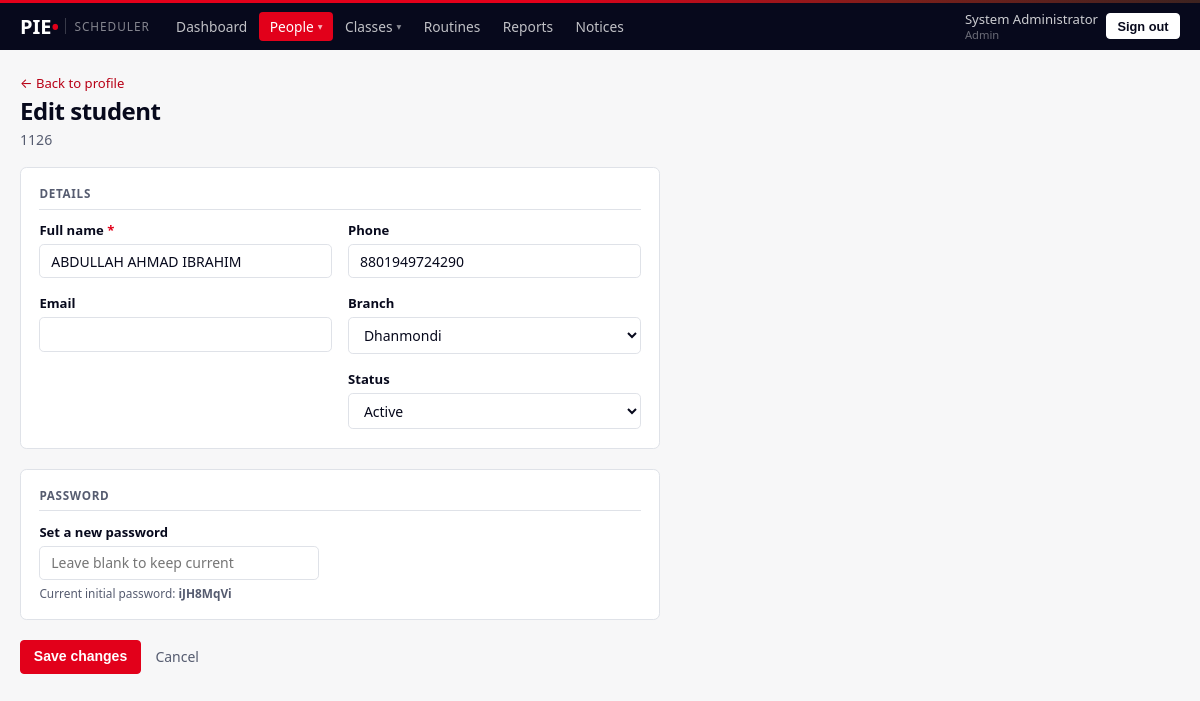
Page /admin/students/135/edit (signed in) on the committed database.
### models.py (models this page shows, shortened)
class User(UserMixin, db.Model):
    __tablename__ = "user"
    id           = db.Column(db.Integer, primary_key=True)
    username     = db.Column(db.String(64), unique=True, nullable=False, index=True)
    password_hash= db.Column(db.String(255), nullable=False)
    full_name    = db.Column(db.String(120), nullable=False)
    role         = db.Column(db.String(16), nullable=False, index=True)
    status       = db.Column(db.String(16), default="ACTIVE", nullable=False, index=True)
    phone        = db.Column(db.String(32))
    email        = db.Column(db.String(120))
    branch       = db.Column(db.String(32), index=True)
    subjects     = db.Column(db.String(255))          # teachers only
    max_daily_hours = db.Column(db.Float, default=8.0)# teachers only
    days_off     = db.Column(db.String(32))           # teachers: "0,3" = Mon,Thu
    work_hours   = db.Column(db.String(255))          # "0=10:00-20:00;1=14:00-20:00"
    initial_password = db.Column(db.String(64))
    created_at   = db.Column(db.DateTime, default=datetime.utcnow)
    @property
    def is_active(self):
        return self.status == "ACTIVE"
    @property
    def is_admin(self):
        return self.role == "ADMIN"
    @property
    def is_student(self):
        return self.role == "STUDENT"

### views_admin.py (the view, shortened to what this page needs)
@bp.route("/admin/students/<int:sid>/edit", methods=["GET","POST"])
@login_required
@admin_only
def edit_student(sid):
    student = db.session.get(User, sid)
    if not student or not student.is_student:
        abort(404)
    return render_template("admin/edit_student.html", student=student, **_lists())

### helpers.py (called while the page is built, shortened)
def role_required(*roles):
    def decorator(f):
        @wraps(f)
        def inner(*args, **kwargs):
            if not current_user.is_authenticated:
                return redirect(url_for("login"))
            if current_user.role not in roles:
                abort(403)
            return f(*args, **kwargs)
        return inner
    return decorator

def read_only_guard():
    if not current_user.is_authenticated:
        return None
    if current_user.role != "STUDENT_VIEWER":
        return None

### views_admin.py (called while the page is built)
def _lists():
    return {
        "courses":      Course.query.filter_by(is_archived=False).order_by(Course.course_code).all(),
        "terms":        Term.query.order_by(Term.start_date.desc()).all(),
        "teachers_all": User.query.filter_by(role="TEACHER", status="ACTIVE")
                            .order_by(User.full_name).all(),
    }

### templates/admin/edit_student.html (shortened to what this page needs)
{% extends "base.html" %}
{% block content %}
<div class="page-head">
  <div>
    <p class="ph-back"><a href="{{ url_for('admin.student_profile', sid=student.id) }}">&larr; Back to profile</a></p>
    <h1 class="page-title">Edit student</h1>
    <p class="page-sub"><span class="mono">{{ student.username }}</span></p>
  </div>
</div>
<div style="max-width:640px">
<form method="post" class="warn-unsaved">
  <div class="panel" style="margin-bottom:1.25rem">
    <h3 class="form-section-title">Details</h3>
    <div class="form-row cols-2" style="margin-bottom:1rem">
      <div>
        <label class="form-label">Full name <span class="req">*</span></label>
        <input class="form-control" name="full_name" value="{{ student.full_name }}" required>
      </div>
      <div>
        <label class="form-label">Phone</label>
        <input class="form-control" name="phone" value="{{ student.phone or '' }}">
      </div>
    </div>
    <div class="form-row cols-2" style="margin-bottom:1rem">
      <div>
        <label class="form-label">Email</label>
        <input type="email" class="form-control" name="email" value="{{ student.email or '' }}">
      </div>
      <div>
        <label class="form-label">Branch</label>
        <select class="form-select" name="branch">
          {% for b in BRANCHES %}
            <option {{ 'selected' if student.branch == b }}>{{ b }}</option>
          {% endfor %}
        </select>
      </div>
    </div>
    <div class="form-row cols-2">
      <div>
      </div>
      <div>
        <label class="form-label">Status</label>
        <select class="form-select" name="status">
          <option value="ACTIVE"   {{ 'selected' if student.status == 'ACTIVE' }}>Active</option>
        </select>
      </div>
    </div>
  </div>
  <div class="panel" style="margin-bottom:1.25rem">
    <h3 class="form-section-title">Password</h3>
    <div style="max-width:280px">
      <label class="form-label">Set a new password</label>
      <input class="form-control" name="new_password" type="text"
             placeholder="Leave blank to keep current" autocomplete="off">
      <div class="form-hint">
        {% if student.initial_password %}
          Current initial password: <strong class="mono">{{ student.initial_password }}</strong>
        {% else %}
          The student has changed their own password.
        {% endif %}
      </div>
    </div>
  </div>
  <div style="display:flex;gap:.5rem">
    <button class="btn btn-primary">Save changes</button>
    <a class="btn btn-link" href="{{ url_for('admin.student_profile', sid=student.id) }}">Cancel</a>
  </div>
</form>
</div>
{% endblock %}

### templates/base.html (shortened to what this page needs)
<!DOCTYPE html>
<html lang="en">
<head>
<link rel="stylesheet" href="{{ url_for('static', filename='css/style.css') }}">
</head>
<body>
{% if current_user.is_authenticated %}
<header class="app-bar">
  <div class="bar-inner">
    <a class="wordmark" href="{{ url_for('dashboard') }}">
      PIE<span class="wm-pie"> &bull;</span>
      <span class="wm-app">Scheduler</span>
    </a>
    <nav class="main-nav">
      {% if current_user.is_admin %}
        <a class="nav-link {{ 'active' if request.endpoint == 'admin.overview' }}"
           href="{{ url_for('admin.overview') }}">Dashboard</a>
        <div class="nav-drop">
          <button type="button" class="nav-link nav-drop-btn
            {{ 'active' if request.endpoint and ('student' in request.endpoint
               or 'teacher' in request.endpoint or 'batch' in request.endpoint) }}">
            People <span class="caret">&#9662;</span>
          </button>
        </div>
        <div class="nav-drop">
          <button type="button" class="nav-link nav-drop-btn
            {{ 'active' if request.endpoint and ('course' in request.endpoint
               or 'class' in request.endpoint or 'schedule' in request.endpoint
               or request.endpoint == 'admin.calendar') }}">
            Classes <span class="caret">&#9662;</span>
          </button>
        </div>
        <a class="nav-link {{ 'active' if request.endpoint and 'routines' in request.endpoint }}"
           href="{{ url_for('admin.routines') }}">Routines</a>
        <a class="nav-link {{ 'active' if request.endpoint == 'admin.reports' }}"
           href="{{ url_for('admin.reports') }}">Reports</a>
        <a class="nav-link {{ 'active' if request.endpoint == 'admin.notices' }}"
           href="{{ url_for('admin.notices') }}">Notices</a>
      {% elif current_user.is_viewer %}
        <a class="nav-link {{ 'active' if 'viewer' in (request.endpoint or '') }}"
           href="{{ url_for('viewer.search') }}">Student Records</a>
      {% elif current_user.is_teacher %}
        <a class="nav-link {{ 'active' if request.endpoint == 'teacher.my_schedule' }}"
           href="{{ url_for('teacher.my_schedule') }}">My Schedule</a>
        <a class="nav-link {{ 'active' if request.endpoint in ('teacher.my_courses','teacher.course') }}"
           href="{{ url_for('teacher.my_courses') }}">My Courses</a>
      {% elif current_user.is_student %}
        <a class="nav-link {{ 'active' if request.endpoint == 'student.dashboard' }}"
           href="{{ url_for('student.dashboard') }}">My Learning</a>
      {% endif %}
    </nav>
    <div class="bar-user">
      <span class="who">{{ current_user.full_name }}<em>{{ current_user.role|title }}</em></span>
      <a href="{{ url_for('logout') }}">
        <button class="btn-signout">Sign out</button>
      </a>
    </div>
  </div>
</header>
{% endif %}
<div class="page">
  {% block content %}{% endblock %}
</div>
</body>
</html>

### static/css/style.css (style rules this page uses)
:root { --ink:#07091C;--ink-2:#161A31;--ink-soft:#565C70;--red:#E2001A;--red-dk:#B80016; --line:#DFE2E8;--line-soft:#EDEFF3;--surface:#F7F7F8;--warn:#B45309;--warn-bg:#FDF3E7; --ok:#0B6B3A;--ok-bg:#E8F3EC }
* { box-sizing:border-box;-webkit-tap-highlight-color:transparent }
body { font-family:system-ui,-apple-system,"Segoe UI",sans-serif;background:var(--surface); color:var(--ink);min-height:100vh;font-size:15px;margin:0 }
a { color:var(--red-dk);text-decoration:none }
.mono { font-variant-numeric:tabular-nums }
.app-bar { background:var(--ink);position:sticky;top:0;z-index:1020 }
.bar-inner { max-width:1560px;margin:0 auto;padding:.55rem 1.25rem;display:flex;align-items:center;gap:1rem;flex-wrap:wrap }
.wordmark { display:inline-flex;align-items:center;font-weight:800;font-size:1.25rem;color:#fff;text-decoration:none }
.wm-pie { color:var(--red) }
.wm-app { font-size:.74rem;font-weight:500;letter-spacing:.08em;text-transform:uppercase;color:rgba(255,255,255,.5);margin-left:.4rem;padding-left:.5rem;border-left:1px solid rgba(255,255,255,.2) }
.main-nav { display:flex;gap:.1rem;flex-wrap:wrap }
.nav-link { color:rgba(255,255,255,.75);font-size:.86rem;font-weight:500;padding:.32rem .65rem;border-radius:.25rem;text-decoration:none;white-space:nowrap }
.nav-link.active { color:#fff;background:var(--red) }
.bar-user { display:flex;align-items:center;gap:.5rem;margin-left:auto }
.who { color:rgba(255,255,255,.8);font-size:.82rem;line-height:1.2 }
.who em { display:block;font-style:normal;font-size:.7rem;opacity:.5 }
.btn-signout { background:#fff;color:var(--ink);border:1px solid #fff;font-weight:700;font-size:.8rem;padding:.28rem .65rem;border-radius:.25rem;cursor:pointer }
.page { width:100%;max-width:1560px;margin:0 auto;padding:1.5rem 1.25rem 3rem }
.page-head { display:flex;flex-wrap:wrap;gap:1rem;align-items:flex-end;justify-content:space-between;margin-bottom:1.1rem }
.page-title { font-size:1.5rem;font-weight:700;letter-spacing:-.02em;margin:0 }
.page-sub { color:var(--ink-soft);margin:.2rem 0 0;font-size:.88rem }
.ph-back { font-size:.82rem;margin:0 0 .15rem }
.panel { background:#fff;border:1px solid var(--line);border-radius:.4rem;padding:1.15rem }
.btn { display:inline-flex;align-items:center;gap:.35rem;padding:.38rem .8rem;border-radius:.25rem;font-size:.875rem;font-weight:600;border:1px solid transparent;cursor:pointer;text-decoration:none;line-height:1.4;white-space:nowrap;transition:background .12s,color .12s,border-color .12s }
.btn-primary { background:var(--red);color:#fff;border-color:var(--red) }
.btn-link { background:transparent;border:none;color:var(--ink-soft);font-weight:500;padding:.38rem .4rem }
.form-label { display:block;font-size:.82rem;font-weight:600;margin-bottom:.32rem }
.req { color:var(--red) }
.form-control,.form-select { width:100%;padding:.42rem .68rem;border:1.5px solid var(--line);border-radius:.3rem;font-size:.875rem;color:var(--ink);background:#fff;outline:none;font-family:inherit;transition:border-color .12s }
.form-hint { font-size:.74rem;color:var(--ink-soft);margin-top:.28rem }
.form-row { display:grid;gap:1rem }
.cols-2 { grid-template-columns:1fr 1fr }
.form-section-title { font-size:.73rem;font-weight:700;text-transform:uppercase;letter-spacing:.06em;color:var(--ink-soft);margin:0 0 .7rem;padding-bottom:.45rem;border-bottom:1px solid var(--line) }
.nav-drop { position:relative;display:inline-block }
.nav-drop-btn { background:none;border:none;cursor:pointer;font-family:inherit; display:inline-flex;align-items:center;gap:.25rem }
.nav-drop-btn .caret { font-size:.6rem;opacity:.7 }

### rows in the picture
User: full_name "System Administrator", role "Admin"
User: username "1126", full_name "ABDULLAH AHMAD IBRAHIM", phone "8801949724290", initial_password "iJH8MqVi"

### other values in the picture
form field branch "Dhanmondi"
